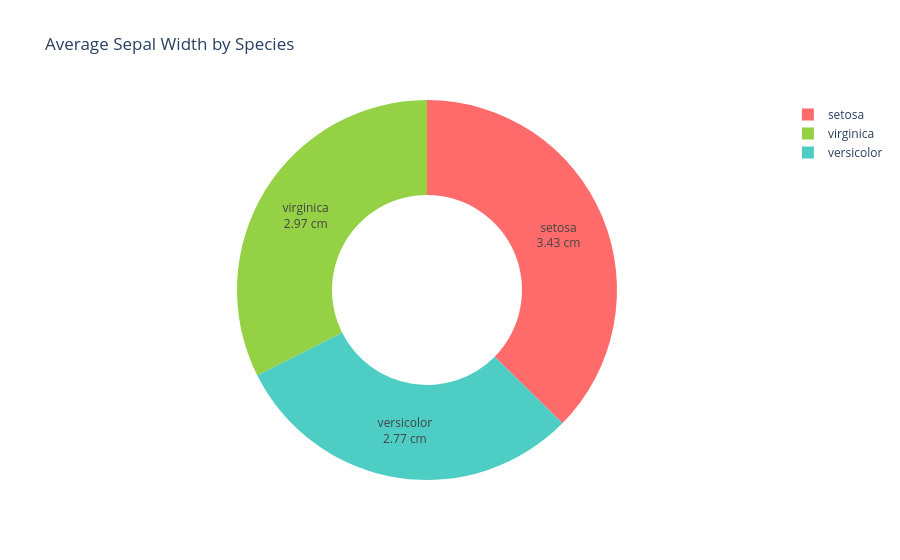

Source (notebook cell):
### Code cell
# Donut Chart of Average Sepal Width by Species

# First calculate mean sepal width per species
avg_data = df.groupby('species')['sepal width (cm)'].mean().reset_index()

fig = px.pie(
    avg_data,
    names='species',
    values='sepal width (cm)',
    title='Average Sepal Width by Species',
    hole=0.5,
    color='species',
    color_discrete_map={
        'setosa': '#FF6B6B',
        'versicolor': '#4ECDC4',
        'virginica': "#94D145"
    }
)

fig.update_traces(
    textinfo='label+percent+value',
    texttemplate='%{label}<br>%{value:.2f} cm'
)
fig.show()

### Figure 1 — Plotly figure (JSON) as saved in the notebook; plotly's stock layout.template omitted (floating-point values rounded to 4 significant figures)
{"data": [{"customdata": [["setosa"], ["versicolor"], ["virginica"]], "domain": {"x": [0, 1], "y": [0, 1]}, "hole": 0.5, "hovertemplate": "species=%{customdata[0]}<br>sepal width (cm)=%{value}<extra></extra>", "labels": ["setosa", "versicolor", "virginica"], "legendgroup": "", "marker": {"colors": ["#FF6B6B", "#4ECDC4", "#94D145"]}, "name": "", "showlegend": true, "textinfo": "label+percent+value", "texttemplate": "%{label}<br>%{value:.2f} cm", "type": "pie", "values": [3.428, 2.77, 2.974]}], "layout": {"legend": {"tracegroupgap": 0}, "title": {"text": "Average Sepal Width by Species"}}}
